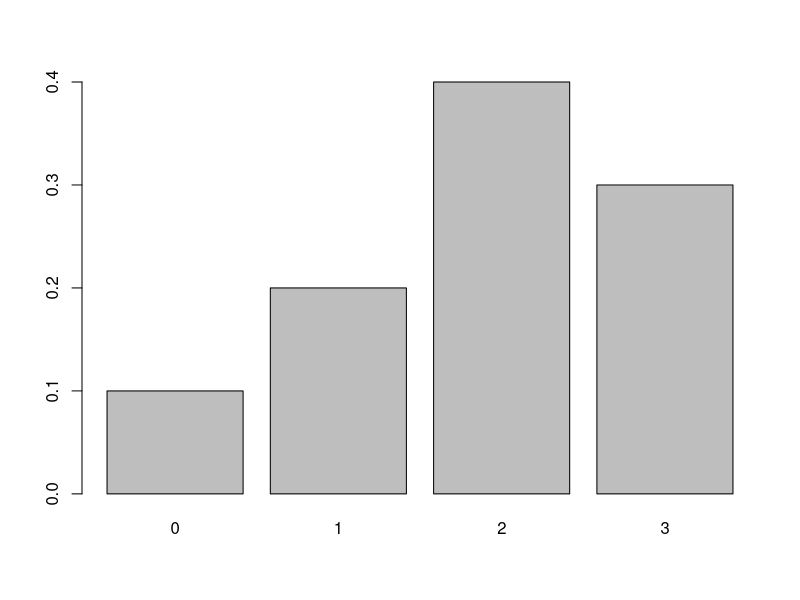
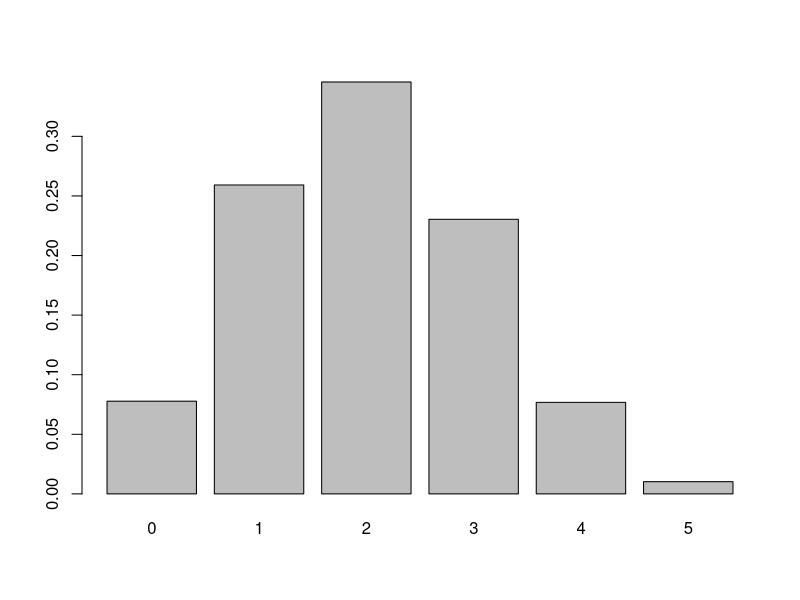
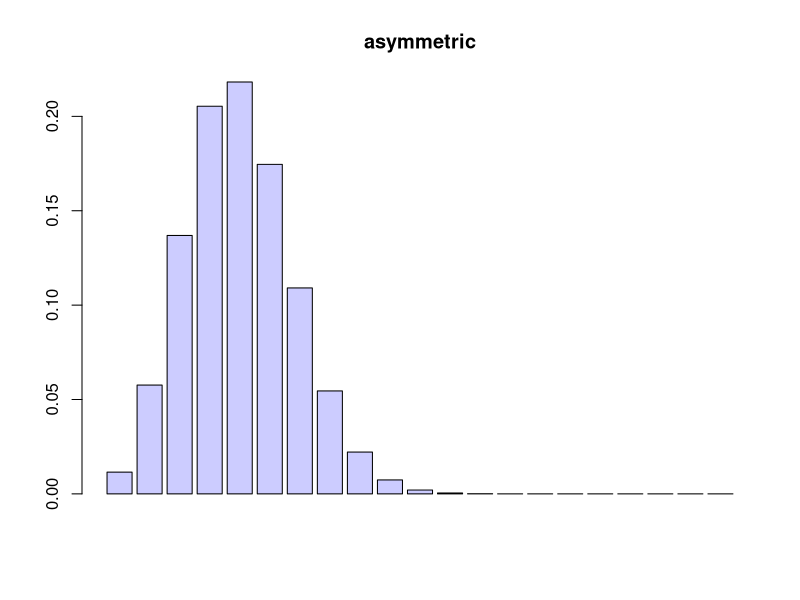
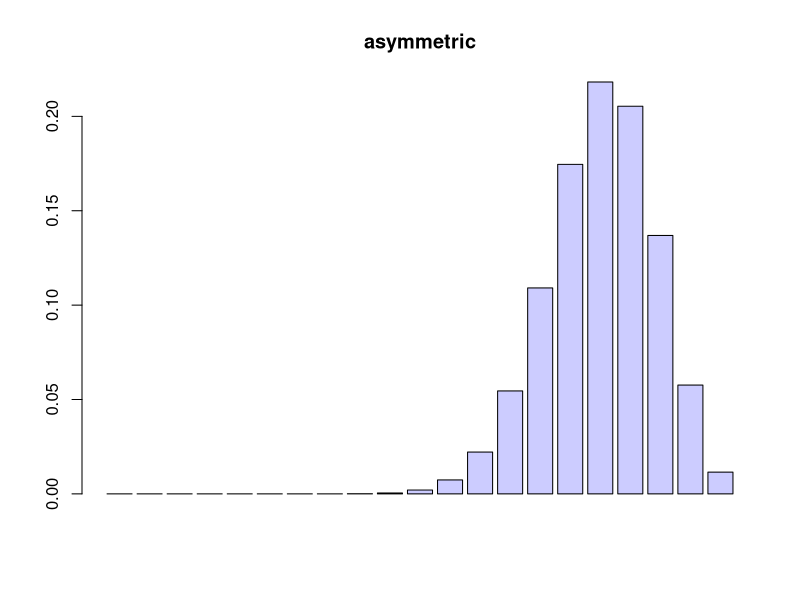
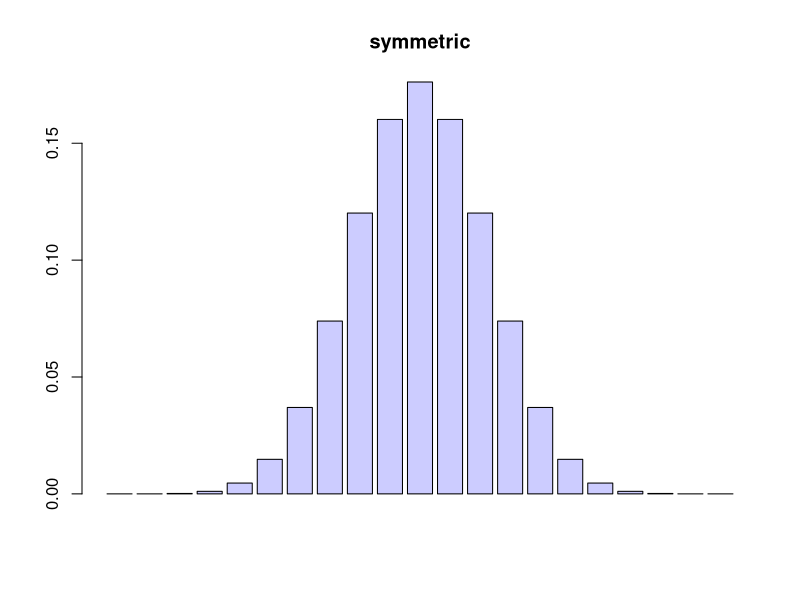
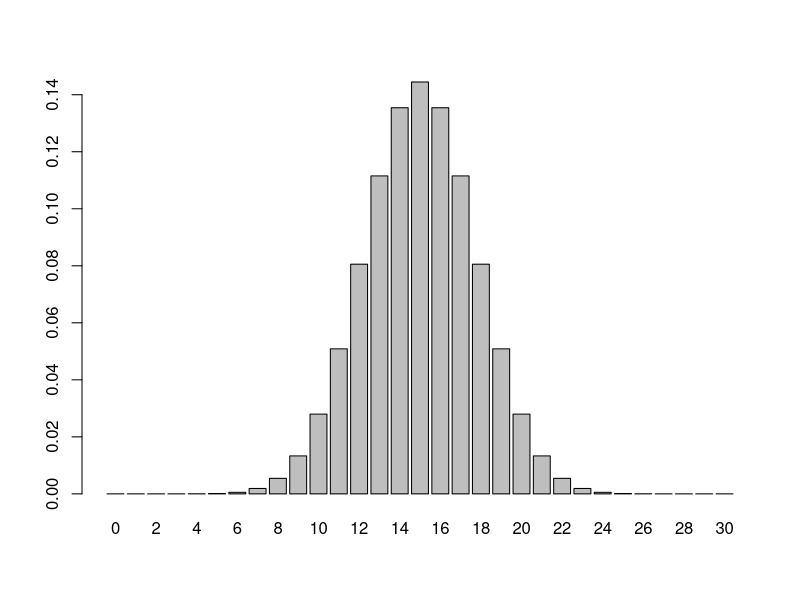
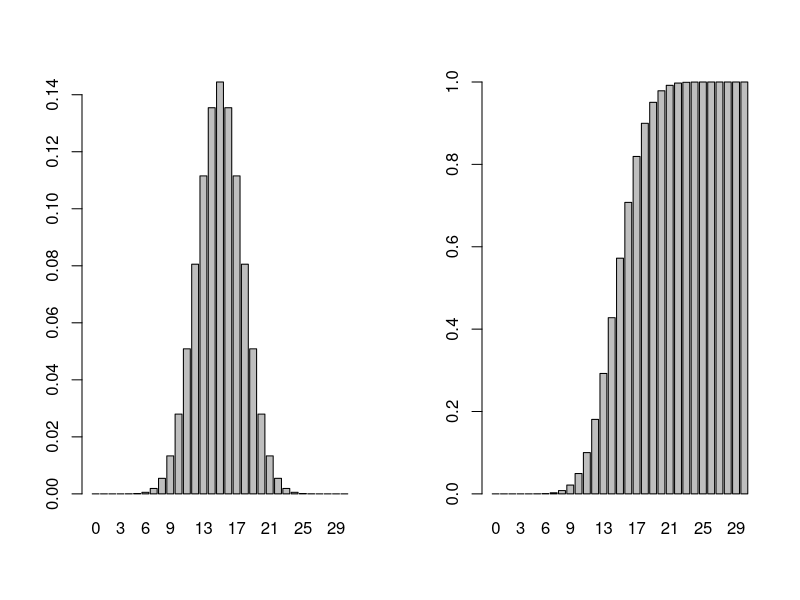

The R script that drew these images, in order:
## ---- chunk 1
p_a1 = 0.4
p_b1_a1 = 0.6
p_b1_a2 = 0.7
p_a2= 1-p_a1

(p_b1_a1*p_a1)/(p_b1_a1*p_a1+p_b1_a2*p_a2)


## ---- chunk 2
p_b2_a2= 1- p_b1_a2
p_b2_a1= 1-p_b1_a1
p_a2= 1-p_a1

(p_b2_a2*p_a2)/ (p_b2_a2*p_a2 + p_b2_a1*p_a1)

## ---- chunk 3

#R= recived the book
# A= adopted the book

r1= 0.8
r2= 1- r1

a1_r1= 0.3
a2_r1 = 1-a1_r1

a1_r2 = 0.1
a2_r2 = 1-a1_r2

#We can now find r1_a1
#Since we do not have p(a1) we need to use thhe same function as before

r1_a1= (a1_r1*r1)/(a1_r1*r1+a1_r2*r2)
## ---- chunk 4
px = c(0.1, 0.2, 0.4, 0.3); barplot(px, names.arg = c(0,1,2,3))
## ---- chunk 5
x = c(0, 1, 2, 3, 4, 5); px = c(0.15, 0.3, 0.2, 0.2, 0.1, 0.05)

mean = sum(x * px)
mean

## ---- chunk 6
sum((x - mean)^2 * px)
## ---- chunk 7
x = c(10, 11, 12, 13, 14); px = c(0.1, 0.3, 0.3, 0.2, 0.1); c = 25000 + 900*x
## ---- chunk 8
mean_x = sum(x * px)

## ---- chunk 9
mean_c = 25000 + 900 * mean_x
## ---- chunk 10
var_x = sum((x - mean_x)^2*px) # first calculate the variance of X
var_c = (900^2)*(var_x)
var_c
## ---- chunk 11
dbinom(1, size=2, prob=0.5)

#The probabilities of getting 0, 1, 2 heads in two trials is:

dbinom(0:2, size=2, prob=0.5)
## ---- chunk 12
choose(5,2) #In 10 sequences we can hit 2 heads out of 5 trails. 
## ---- chunk 13
dbinom(1, size = 5, prob = 0.4)
## ---- chunk 14
sum(dbinom(0:1, size = 5, prob = 0.4))
## ---- chunk 15
p2 = dbinom(2, size = 5, prob = 0.4)
p3 = dbinom(3, size = 5, prob = 0.4)
p4 = dbinom(4, size = 5, prob = 0.4)
p2 + p3 + p4

sum(dbinom(2:4, size = 5, prob = 0.4))
## ---- chunk 16
x=dbinom(0:5, size = 5, prob = 0.4)
## ---- chunk 17
barplot(x, names.arg = c(0,1,2,3,4,5))

## ---- chunk 18
x <- dbinom(0:20, size = 20, prob = 0.2)
y <- dbinom(0:20, size = 20, prob = 0.8)
z <- dbinom(0:20, size = 20, prob = 0.5)
## ---- chunk 19
barplot(x, col = rgb(0.8, 0.8, 1), main = "asymmetric")
barplot(y, col = rgb(0.8, 0.8, 1), main = "asymmetric")
barplot(z, col = rgb(0.8, 0.8, 1), main = "symmetric")
## ---- chunk 20
x <- dbinom(0:5, size = 5, prob = 0.4)
x
## ---- chunk 21
x <- pbinom(0:5, size = 5, prob = 0.4)
x
## ---- chunk 22
x <- 0:2
px = dbinom(x, size = 2, prob = 0.5)
mean=sum(x * px)

var=5*0.4*0.6


## ---- chunk 23
x=13
dbinom(13, size = 30, prob = 0.5)

## ---- chunk 24
y= dbinom(0:30, size = 30, prob = 0.5)
barplot(y, names.arg = c(0:30))
## ---- chunk 25
y= dbinom(0:30, size = 30, prob = 0.5)
z= cumsum(y)
## ---- chunk 26
par(mfrow=c(1,2))
barplot(y, names.arg = c(0:30))
barplot(z, names.arg = c(0:30))
## ---- chunk 27
x=0:30
px= dbinom(x, size = 30, prob = 0.5)
sum(x*px)
## ---- chunk 28
mean_x <- sum(x*px)
sum((x-mean_x)^2*px) #Methode from discrete variables

30*0.5*0.5 #Can also use the rule when its binomial.
